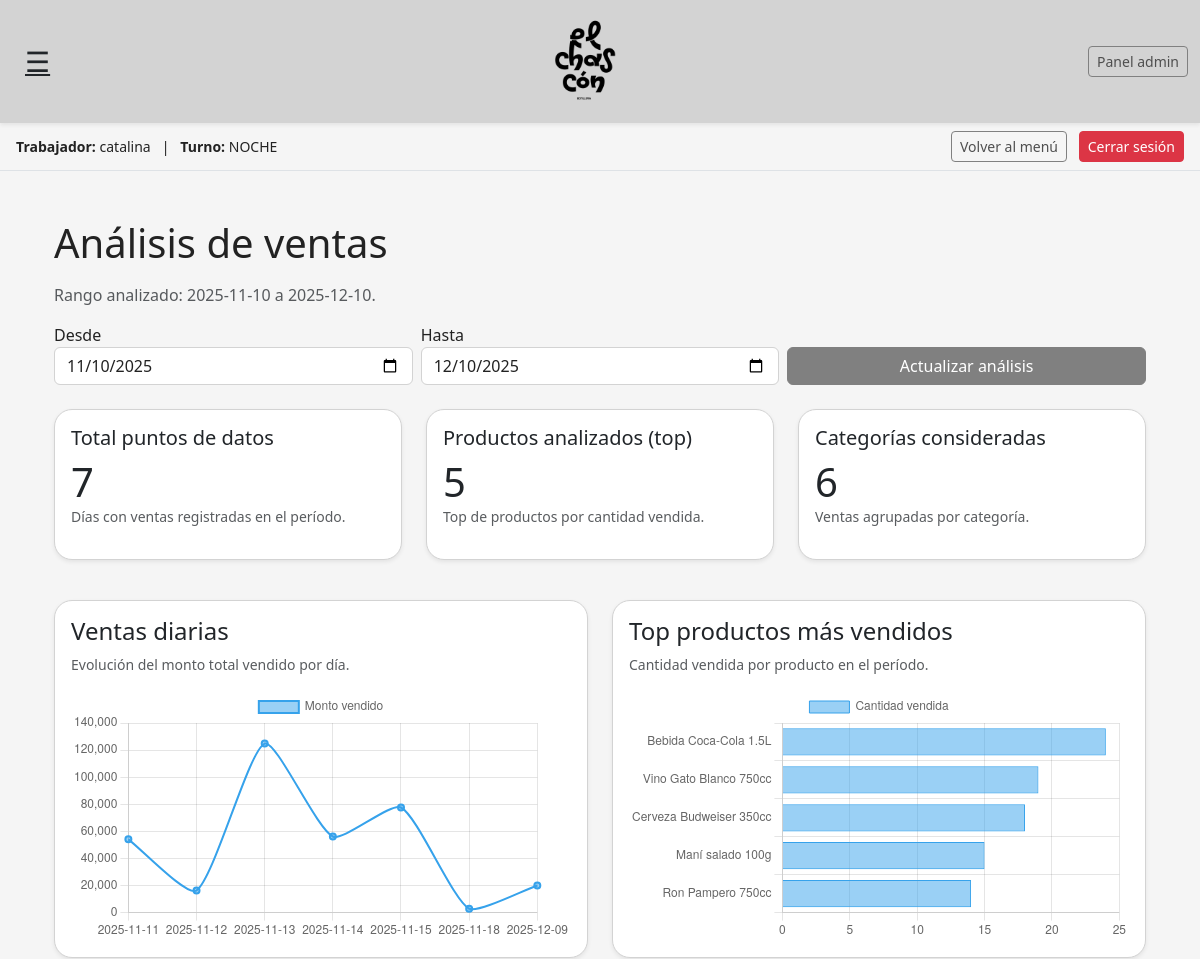
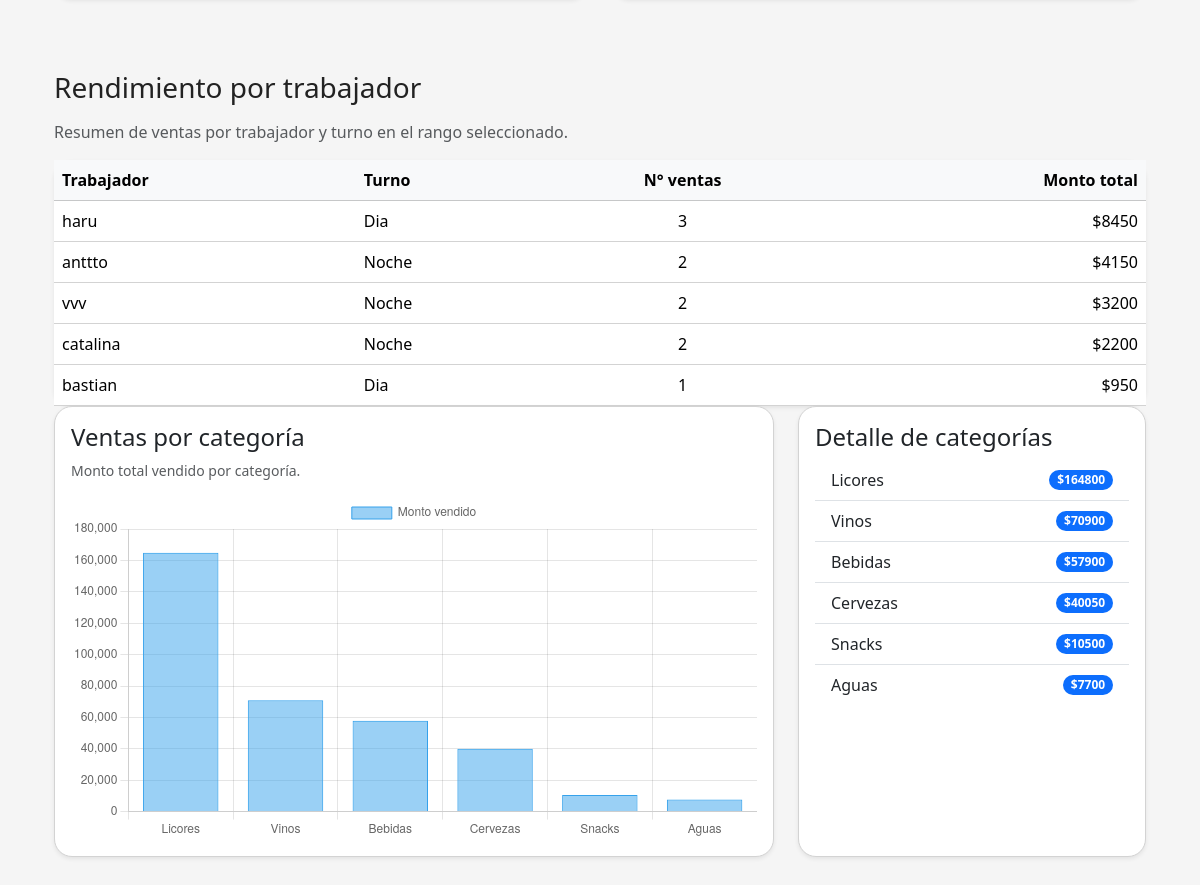
/analisis/ (signed in), run on the app's committed database (2 pictures, top to bottom).
### ventas/models.py (models this page shows, shortened)
class Trabajador(models.Model):
    TURNO_CHOICES = [
        ('DIA', 'Día (11:00 - 19:00)'),
        ('NOCHE', 'Noche (19:00 - 01:00)'),
    ]
    nombre = models.CharField(max_length=100)
    turno_base = models.CharField(
        max_length=10,
        choices=TURNO_CHOICES,
        help_text="Turno que normalmente trabaja (día o noche)."
    )
    activo = models.BooleanField(default=True)

class Turno(models.Model):
    trabajador = models.ForeignKey(
        Trabajador,
        on_delete=models.CASCADE,
        related_name='turnos'
    )
    fecha = models.DateField(auto_now_add=True)
    hora_inicio = models.DateTimeField(null=True, blank=True)
    hora_fin = models.DateTimeField(null=True, blank=True)
    turno_tipo = models.CharField(max_length=10)
    activo = models.BooleanField(default=True)

### inventario/models.py (models this page shows, shortened)
class Categoria(models.Model):
    nombre = models.CharField(max_length=100, unique=True)
    class Meta:
        ordering = ["nombre"]

### analisis/views.py (the view)
    def wrapper(request, *args, **kwargs):
        if not request.user.is_superuser:
            return HttpResponseForbidden("No tienes permiso para ver esta sección.")
        return view_func(request, *args, **kwargs)

### analisis/views.py (called while the page is built)
def duenio_required(view_func):
    def wrapper(request, *args, **kwargs):
        if not request.user.is_superuser:
            return HttpResponseForbidden("No tienes permiso para ver esta sección.")
        return view_func(request, *args, **kwargs)
    return wrapper

### botilleria_chascon/context_processors.py (called while the page is built)
def trabajador_context(request):
    trabajador = None
    turno = None
    trabajador_id = request.session.get("trabajador_id")
    turno_id = request.session.get("turno_id")
    if trabajador_id:
        try:
            trabajador = Trabajador.objects.get(id=trabajador_id)
        except Trabajador.DoesNotExist:
            trabajador = None
    if turno_id:
        try:
            turno = Turno.objects.get(id=turno_id)
        except Turno.DoesNotExist:
            turno = None
    return {
        "trabajador_sesion": trabajador,
        "turno_sesion": turno,
    }

### templates/analisis/index.html (shortened to what this page needs)
{% extends "base.html" %}
{% load static %}
{% block content %}
<div class="container my-4">
  <h1 class="mb-3">Análisis de ventas</h1>
  <p class="text-muted">
    Rango analizado: {{ desde }} a {{ hasta }}.
  </p>
  <form method="get" class="row g-2 mb-4">
    <div class="col-sm-4">
      <label for="desde" class="form-label mb-0">Desde</label>
      <input type="date" id="desde" name="desde" class="form-control" value="{{ desde }}">
    </div>
    <div class="col-sm-4">
      <label for="hasta" class="form-label mb-0">Hasta</label>
      <input type="date" id="hasta" name="hasta" class="form-control" value="{{ hasta }}">
    </div>
    <div class="col-sm-4 d-flex align-items-end">
      <button type="submit" class="btn btn-primary w-100">Actualizar análisis</button>
    </div>
  </form>
  <div class="row mb-4">
    <div class="col-md-4 mb-3">
      <div class="card shadow-sm h-100">
        <div class="card-body">
          <h5 class="card-title">Total puntos de datos</h5>
          <p class="display-6 mb-0">{{ vd_labels|length }}</p>
          <p class="text-muted small">Días con ventas registradas en el período.</p>
        </div>
      </div>
    </div>
    <div class="col-md-4 mb-3">
      <div class="card shadow-sm h-100">
        <div class="card-body">
          <h5 class="card-title">Productos analizados (top)</h5>
          <p class="display-6 mb-0">{{ top_labels|length }}</p>
          <p class="text-muted small">Top de productos por cantidad vendida.</p>
        </div>
      </div>
    </div>
    <div class="col-md-4 mb-3">
      <div class="card shadow-sm h-100">
        <div class="card-body">
          <h5 class="card-title">Categorías consideradas</h5>
          <p class="display-6 mb-0">{{ cat_labels|length }}</p>
          <p class="text-muted small">Ventas agrupadas por categoría.</p>
        </div>
      </div>
    </div>
  </div>
  <div class="row mb-4">
    <div class="col-lg-6 mb-4">
      <div class="card shadow-sm h-100">
        <div class="card-body">
          <h4 class="card-title">Ventas diarias</h4>
          <p class="text-muted small">Evolución del monto total vendido por día.</p>
          <canvas id="ventasDiariasChart"></canvas>
        </div>
      </div>
    </div>
    <div class="col-lg-6 mb-4">
      <div class="card shadow-sm h-100">
        <div class="card-body">
          <h4 class="card-title">Top productos más vendidos</h4>
          <p class="text-muted small">Cantidad vendida por producto en el período.</p>
          <canvas id="topProductosChart"></canvas>
        </div>
      </div>
    </div>
  </div>
  <section class="mt-5">
  <h3 class="mb-3">Rendimiento por trabajador</h3>
  <p class="text-muted">
    Resumen de ventas por trabajador y turno en el rango seleccionado.
  </p>
  {% if stats_trabajadores %}
    <div class="card shadow-sm border-0">
      <div class="card-body p-0">
        <div class="table-responsive">
          <table class="table mb-0 align-middle">
            <thead class="table-light">
              <tr>
                <th>Trabajador</th>
                <th>Turno</th>
                <th class="text-center">N° ventas</th>
                <th class="text-end">Monto total</th>
              </tr>
            </thead>
            <tbody>
              {% for fila in stats_trabajadores %}
                <tr>
                  <td>{{ fila.trabajador__nombre }}</td>
                  <td>
                    {% if fila.turno__turno_tipo %}
                      {{ fila.turno__turno_tipo|title }}
                    {% else %}
                      <span class="text-muted">Sin turno</span>
                    {% endif %}
                  </td>
                  <td class="text-center">{{ fila.total_ventas }}</td>
                  <td class="text-end">
                    ${{ fila.monto_total|floatformat:0 }}
                  </td>
                </tr>
              {% endfor %}
            </tbody>
          </table>
        </div>
      </div>
    </div>
  {% else %}
    <p class="text-muted">
      No hay ventas asociadas a trabajadores en el periodo seleccionado.
    </p>
  {% endif %}
</section>
  <div class="row mb-5">
    <div class="col-lg-8 mb-4">
      <div class="card shadow-sm h-100">
        <div class="card-body">
          <h4 class="card-title">Ventas por categoría</h4>
          <p class="text-muted small">Monto total vendido por categoría.</p>
          <canvas id="categoriasChart"></canvas>
        </div>
      </div>
    </div>
    <div class="col-lg-4 mb-4">
      <div class="card shadow-sm h-100">
        <div class="card-body">
          <h4 class="card-title">Detalle de categorías</h4>
          <ul class="list-group list-group-flush">
            {% if categorias_tabla %}
              {% for c in categorias_tabla %}
                <li class="list-group-item d-flex justify-content-between align-items-center">
                  {{ c.cat|default:"Sin categoría" }}
                  <span class="badge bg-primary rounded-pill">
                    ${{ c.monto|floatformat:0 }}
                  </span>
                </li>
              {% endfor %}
            {% else %}
              <li class="list-group-item text-muted">
                No hay ventas registradas en este período.
              </li>
            {% endif %}
          </ul>
        </div>
      </div>
    </div>
  </div>
</div>
<script>
  const vdLabels = {{ vd_labels|safe|default:"[]" }};
  const vdData   = {{ vd_data|safe|default:"[]" }};
  const topLabels = {{ top_labels|safe|default:"[]" }};
  const topData   = {{ top_data|safe|default:"[]" }};
  const catLabels = {{ cat_labels|safe|default:"[]" }};
  const catData   = {{ cat_data|safe|default:"[]" }};
  // Ventas diarias
  const ctxVentas = document.getElementById('ventasDiariasChart').getContext('2d');
  new Chart(ctxVentas, {
    type: 'line',
    data: {
      labels: vdLabels,
      datasets: [{
        label: 'Monto vendido',
        data: vdData,
        fill: false,
        borderWidth: 2,
        tension: 0.2
      }]
    },
    options: {
      scales: {
        y: { beginAtZero: true }
      }
    }
  });
  // Top productos
  const ctxTop = document.getElementById('topProductosChart').getContext('2d');
  new Chart(ctxTop, {
    type: 'bar',
    data: {
      labels: topLabels,
      datasets: [{
        label: 'Cantidad vendida',
        data: topData,
        borderWidth: 1
      }]
    },
    options: {
      indexAxis: 'y',
      scales: {
        x: { beginAtZero: true }
      }
    }
  });
  // Categorías
  const ctxCat = document.getElementById('categoriasChart').getContext('2d');
  new Chart(ctxCat, {
    type: 'bar',
    data: {
      labels: catLabels,
      datasets: [{
        label: 'Monto vendido',
        data: catData,
        borderWidth: 1
      }]
    },
    options: {
      scales: {
        y: { beginAtZero: true }
      }
    }
  });
</script>
{% endblock %}

### templates/base.html (shortened to what this page needs)
{% load static %}
<!doctype html>
<html lang="es">
<head>
  <link href="https://cdn.jsdelivr.net/npm/bootstrap@5.3.3/dist/css/bootstrap.min.css" rel="stylesheet">
  <link rel="stylesheet" href="{% static 'css/app.css' %}">
</head>
<body>
  {% if not hide_menu %}
    <nav class="navbar navbar-expand-lg navbar-light py-3 shadow-sm">
      <div class="container-fluid">
        <button class="btn btn-link text-dark fs-3 me-3"
                type="button"
                data-bs-toggle="offcanvas"
                data-bs-target="#mainMenu"
                aria-controls="mainMenu"
                title="Menú">
          &#9776;
        </button>
        <a href="{% url 'landing' %}" class="mx-auto d-flex align-items-center text-decoration-none">
          <img src="{% static 'img/logo_chascon.png' %}"
               alt="Botillería El Chascón Logo"
               style="height:90px; width:auto; object-fit:contain;" />
        </a>
        <div class="d-none d-md-flex align-items-center">
          {% if request.user.is_superuser %}
            <a href="/admin/" class="btn btn-outline-dark btn-sm">
              Panel admin
            </a>
          {% endif %}
        </div>
      </div>
    </nav>
      {% if trabajador_sesion %}
        <div class="border-bottom py-2 px-3 bg-light small d-flex justify-content-between align-items-center">
          <div>
            <strong>Trabajador:</strong> {{ trabajador_sesion.nombre }}
            {% if turno_sesion %}
              &nbsp; | &nbsp;
              <strong>Turno:</strong> {{ turno_sesion.turno_tipo }}
            {% endif %}
          </div>
          <div>
            <a href="{% url 'menu_trabajador' %}" class="btn btn-sm btn-outline-dark me-2">
              Volver al menú
            </a>
            <a href="{% url 'cerrar_turno' %}" class="btn btn-sm btn-danger">
              Cerrar sesión
            </a>
          </div>
        </div>
      {% endif %}
  {% endif %}
  <main class="container py-4">
    {% block content %}{% endblock %}
  </main>
</body>
</html>

### static/css/app.css (style rules this page uses)
:root { --bg-main: #F5F5F5; --bg-secondary: #D3D3D3; --bg-card: #FFFFFF; --border-soft: #D3D3D3; --text-main: #222222; --text-muted: #555555; --accent: #808080; --accent-dark: #4f4f4f; --shadow-soft: 0 6px 16px rgba(0, 0, 0, 0.08); --shadow-hover: 0 10px 24px rgba(0, 0, 0, 0.12); }
html, body { background-color: var(--bg-main); color: var(--text-main); }
body { font-family: system-ui, -apple-system, BlinkMacSystemFont, "Segoe UI", sans-serif; }
main.container { background-color: var(--bg-main); }
.navbar { background-color: var(--bg-secondary) !important; border-bottom: 1px solid var(--border-soft); }
.navbar .btn-link { color: var(--text-main); }
.btn-outline-dark { border-color: var(--accent); color: var(--accent-dark); }
.card { background-color: var(--bg-card); border-radius: 18px; border: 1px solid var(--border-soft); box-shadow: var(--shadow-soft); }
.bg-light { background-color: var(--bg-main) !important; }
.table { background-color: var(--bg-card); border-color: var(--border-soft); }
.form-control, .form-select { background-color: #ffffff; border-color: var(--border-soft); color: var(--text-main); }
.btn-primary { background-color: var(--accent); border-color: var(--accent); }

### data on the page
Trabajador: nombre "catalina", trabajador__nombre "catalina", turno__turno_tipo "Noche", total_ventas "2", monto_total "2200"
Turno: turno_tipo "NOCHE"
Categoria: cat "Licores", monto "164800"
Categoria: cat "Vinos", monto "70900"
Categoria: cat "Bebidas", monto "57900"
Categoria: cat "Cervezas", monto "40050"
Categoria: cat "Snacks", monto "10500"
Categoria: cat "Aguas", monto "7700"

### other printed values
{{ desde }} "2025-11-10"
{{ hasta }} "2025-12-10"
{{ vd_labels|length }} "7"
{{ top_labels|length }} "5"
{{ cat_labels|length }} "6"
{{ fila.trabajador__nombre }} "haru" "anttto" "vvv" "bastian"
{{ fila.turno__turno_tipo|title }} "Dia" "Noche" "Noche" "Dia"
{{ fila.total_ventas }} "3" "2" "2" "1"
{{ fila.monto_total|floatformat:0 }} "8450" "4150" "3200" "950"
chart data {{ vd_labels|safe|default:"[]" }} ['2025-11-11', '2025-11-12', '2025-11-13', '2025-11-14', '2025-11-15', '2025-11-18', '2025-12-09']
chart data {{ vd_data|safe|default:"[]" }} [54100.0, 16300.0, 124800.0, 56200.0, 77600.0, 2800.0, 20050.0]
chart data {{ top_labels|safe|default:"[]" }} ['Bebida Coca-Cola 1.5L', 'Vino Gato Blanco 750cc', 'Cerveza Budweiser 350cc', 'Maní salado 100g', 'Ron Pampero 750cc']
chart data {{ top_data|safe|default:"[]" }} [24, 19, 18, 15, 14]
